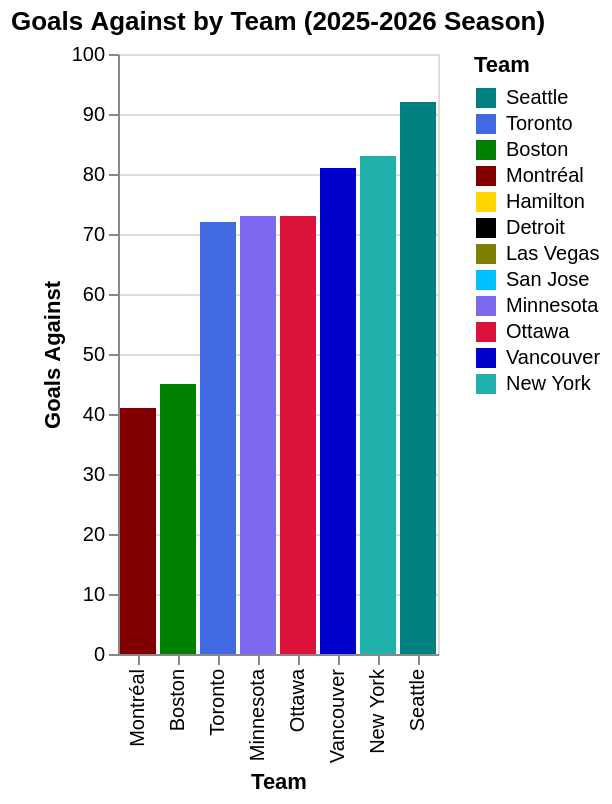

The cell this chart's notebook holds for it:
### Code cell
alt.Chart(standings_2025).mark_bar().encode(
    x=alt.X('city:N', axis=alt.Axis(title='Team'), sort=alt.EncodingSortField(field="goals_against", op="sum", order='ascending')),
    y=alt.Y('goals_against:Q', axis=alt.Axis(title='Goals Against')),
    color=alt.Color('city:N', scale=alt.Scale(domain=color_domain, range=color_range), title='Team'),
    tooltip=['city', 'goals_against']
).properties(
    title='Goals Against by Team (2025-2026 Season)'
)

### Figure 1 — Vega-Lite specification as saved in the notebook (floating-point values rounded to 4 significant figures)
{"config": {"view": {"continuousWidth": 300, "continuousHeight": 300}}, "data": {"name": "data-94fb04f13217721a8af538e206a44915"}, "mark": {"type": "bar"}, "encoding": {"color": {"field": "city", "scale": {"domain": ["Seattle", "Toronto", "Boston", "Montréal", "Hamilton", "Detroit", "Las Vegas", "San Jose", "Minnesota", "Ottawa", "Vancouver", "New York"], "range": ["teal", "RoyalBlue", "green", "maroon", "gold", "black", "Olive", "DeepSkyBlue", "MediumSlateBlue", "Crimson", "MediumBlue", "LightSeaGreen"]}, "title": "Team", "type": "nominal"}, "tooltip": [{"field": "city", "type": "nominal"}, {"field": "goals_against", "type": "nominal"}], "x": {"axis": {"title": "Team"}, "field": "city", "sort": {"field": "goals_against", "op": "sum", "order": "ascending"}, "type": "nominal"}, "y": {"axis": {"title": "Goals Against"}, "field": "goals_against", "type": "quantitative"}}, "title": "Goals Against by Team (2025-2026 Season)", "$schema": "https://vega.github.io/schema/vega-lite/v5.20.1.json", "datasets": {"data-94fb04f13217721a8af538e206a44915": [{"team_id": "3", "city": "Montréal", "nickname": "Victoire", "goals_for": "78", "goals_against": "41"}, {"team_id": "1", "city": "Boston", "nickname": "Fleet", "goals_for": "74", "goals_against": "45"}, {"team_id": "2", "city": "Minnesota", "nickname": "Frost", "goals_for": "91", "goals_against": "73"}, {"team_id": "5", "city": "Ottawa", "nickname": "Charge", "goals_for": "71", "goals_against": "73"}, {"team_id": "6", "city": "Toronto", "nickname": "Sceptres", "goals_for": "51", "goals_against": "72"}, {"team_id": "9", "city": "Vancouver", "nickname": "Goldeneyes", "goals_for": "68", "goals_against": "81"}, {"team_id": "4", "city": "New York", "nickname": "Sirens", "goals_for": "63", "goals_against": "83"}, {"team_id": "8", "city": "Seattle", "nickname": "Torrent", "goals_for": "64", "goals_against": "92"}]}}
